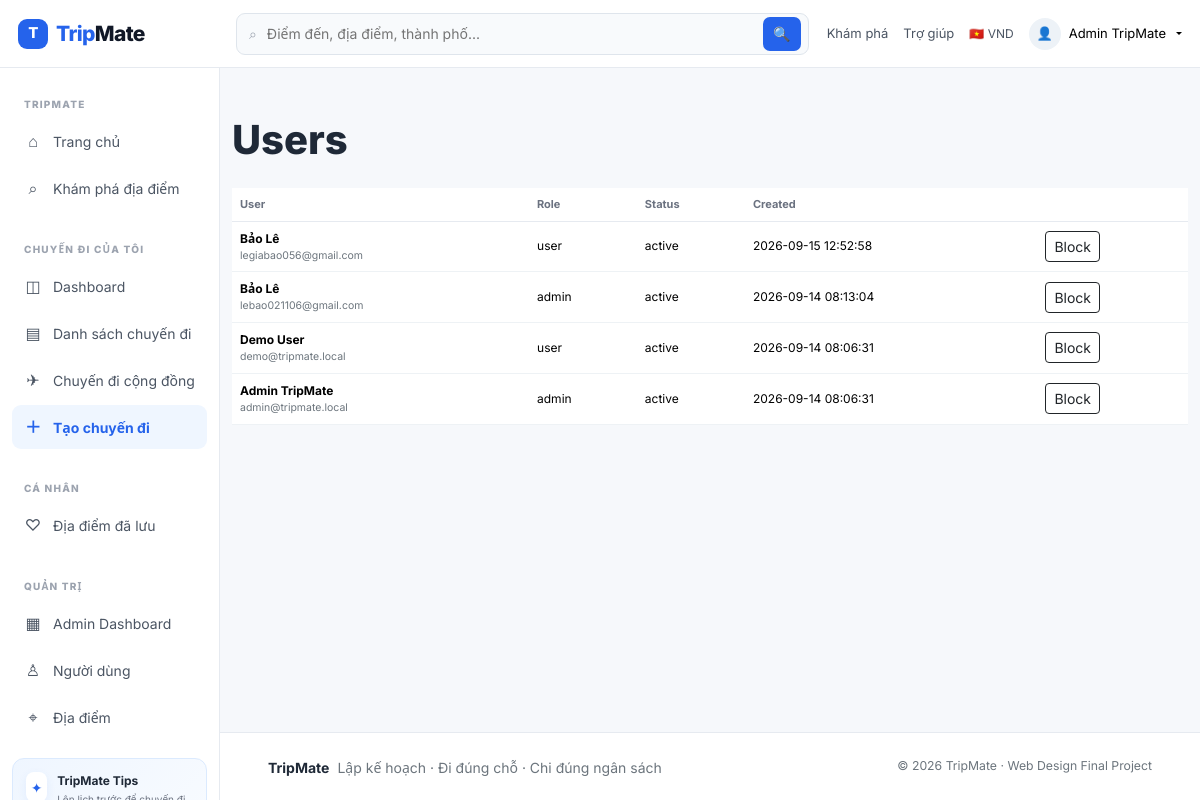
The page /admin/users.php (signed in) on the database its author committed.
### tables this page shows
CREATE TABLE `users` (
  `id` int(10) UNSIGNED NOT NULL,
  `full_name` varchar(100) NOT NULL,
  `email` varchar(150) NOT NULL,
  `password_hash` varchar(255) NOT NULL,
  `role` enum('user','admin') NOT NULL DEFAULT 'user',
  `status` enum('active','blocked') NOT NULL DEFAULT 'active',
  `created_at` timestamp NOT NULL DEFAULT current_timestamp()
);

### includes/helpers.php (called while the page is built, shortened)
<?php
function base_url(string $path = ''): string {
    $projectRoot = '/webchuyendi';
    return $projectRoot . '/' . ltrim($path, '/');
}
function e($v): string { return htmlspecialchars((string)$v, ENT_QUOTES, 'UTF-8'); }

### admin/users.php (the view)
<?php session_start();require __DIR__.'/../config/database.php';require __DIR__.'/../includes/helpers.php';require_admin();if($_SERVER['REQUEST_METHOD']==='POST'){verify_csrf();$id=(int)$_POST['id'];$status=$_POST['status']==='blocked'?'blocked':'active';$pdo->prepare('UPDATE users SET status=? WHERE id=? AND id<>?')->execute([$status,$id,$_SESSION['user']['id']]);flash('success','Đã cập nhật trạng thái.');redirect('admin/users.php');}$rows=$pdo->query('SELECT id,full_name,email,role,status,created_at FROM users ORDER BY id DESC')->fetchAll();$pageTitle='Admin · Users';include __DIR__.'/../includes/header.php';show_flash();?><div class="container py-5"><h1 class="fw-800">Users</h1><div class="table-responsive mt-4"><table class="table align-middle"><thead><tr><th>User</th><th>Role</th><th>Status</th><th>Created</th><th></th></tr></thead><tbody><?php foreach($rows as $r): ?><tr><td><strong><?= e($r['full_name']) ?></strong><div class="small text-secondary"><?= e($r['email']) ?></div></td><td><?= e($r['role']) ?></td><td><?= e($r['status']) ?></td><td><?= e($r['created_at']) ?></td><td><form method="post" class="d-flex gap-2"><input type="hidden" name="csrf" value="<?= e(csrf_token()) ?>"><input type="hidden" name="id" value="<?= $r['id'] ?>"><input type="hidden" name="status" value="<?= $r['status']==='active'?'blocked':'active' ?>"><button class="btn btn-sm btn-outline-dark"><?= $r['status']==='active'?'Block':'Activate' ?></button></form></td></tr><?php endforeach; ?></tbody></table></div></div><?php include __DIR__.'/../includes/footer.php'; ?>

### includes/navbar.php (shortened to what this page needs)
<header class="topbar">
  <div class="topbar-left">
    <a class="brand" href="<?= base_url('index.php') ?>"><span class="brand-mark">T</span><span>Trip<span>Mate</span></span></a>
  </div>
  <form class="top-search" action="<?= base_url('locations/index.php') ?>" method="get">
    <span>⌕</span>
    <input name="q" placeholder="Điểm đến, địa điểm, thành phố..." aria-label="Tìm kiếm">
    <button aria-label="Tìm kiếm">🔍</button>
  </form>
  <div class="top-actions">
    <a class="top-link d-none d-xl-inline" href="<?= base_url('locations/index.php') ?>">Khám phá</a>
    <a class="top-link d-none d-xl-inline" href="#">Trợ giúp</a>
    <span class="currency-pill d-none d-md-inline">🇻🇳 VND</span>
    <?php if ($currentUser): ?>
      <div class="dropdown">
        <button class="profile-chip dropdown-toggle" data-bs-toggle="dropdown"><span class="avatar">👤</span><?= e($currentUser['name']) ?></button>
      </div>
    <?php else: ?>
      <a class="top-login" href="<?= base_url('login.php') ?>">Đăng nhập</a>
      <a class="btn btn-primary btn-sm rounded-3 px-3" href="<?= base_url('register.php') ?>">Đăng ký</a>
    <?php endif; ?>
  </div>
</header>
<aside class="sidebar">
  <div class="sidebar-section">
    <div class="sidebar-title">TRIPMATE</div>
    <a class="side-link" href="<?= base_url('index.php') ?>"><span>⌂</span>Trang chủ</a>
    <a class="side-link" href="<?= base_url('locations/index.php') ?>"><span>⌕</span>Khám phá địa điểm</a>
  </div>
  <?php if ($currentUser): ?>
  <div class="sidebar-section">
    <div class="sidebar-title">CHUYẾN ĐI CỦA TÔI</div>
    <a class="side-link" href="<?= base_url('user/dashboard.php') ?>"><span>◫</span>Dashboard</a>
    <a class="side-link" href="<?= base_url('user/trips.php') ?>"><span>▤</span>Danh sách chuyến đi</a>
    <a class="side-link" href="<?= base_url('user/public-trips.php') ?>"><span>✈</span>Chuyến đi cộng đồng</a>
    <a class="side-link side-link-primary" href="<?= base_url('user/trip-create.php') ?>"><span>＋</span>Tạo chuyến đi</a>
  </div>
  <div class="sidebar-section">
    <div class="sidebar-title">CÁ NHÂN</div>
    <a class="side-link" href="<?= base_url('user/favorites.php') ?>"><span>♡</span>Địa điểm đã lưu</a>
  </div>
  <?php if ($isAdmin): ?>
  <div class="sidebar-section">
    <div class="sidebar-title">QUẢN TRỊ</div>
    <a class="side-link" href="<?= base_url('admin/dashboard.php') ?>"><span>▦</span>Admin Dashboard</a>
    <a class="side-link" href="<?= base_url('admin/users.php') ?>"><span>♙</span>Người dùng</a>
    <a class="side-link" href="<?= base_url('admin/locations.php') ?>"><span>⌖</span>Địa điểm</a>
  </div>
  <?php endif; ?>
  <?php endif; ?>
  <div class="sidebar-bottom">
    <div class="side-help"><div class="side-help-icon">✦</div><div><strong>TripMate Tips</strong><small>Lên lịch trước để chuyến đi nhẹ đầu hơn.</small></div></div>
  </div>
</aside>

### assets/css/style.css (style rules this page uses)
:root { --blue:#2563eb;--blue-2:#1d4ed8;--blue-soft:#eff6ff;--ink:#1f2937;--muted:#6b7280; --line:#e6eaf0;--bg:#f6f8fb;--white:#fff;--success:#0f9d74;--warning:#f59e0b; --shadow:0 10px 30px rgba(31,41,55,.08); }
* { box-sizing:border-box }
html { scroll-behavior:smooth }
body { margin:0;color:var(--ink);background:var(--bg);font-family:Inter,system-ui,-apple-system,sans-serif;font-size:14px }
.fw-800 { font-weight:800 }
.topbar { position:fixed;top:0;left:0;right:0;height:68px;background:#fff;border-bottom:1px solid var(--line);display:flex;align-items:center;z-index:1040;padding:0 18px;gap:18px }
.topbar-left { display:flex;align-items:center;gap:12px;min-width:240px }
.brand { display:inline-flex;align-items:center;gap:8px;font-size:21px;font-weight:800;color:#2563eb;text-decoration:none;letter-spacing:-.03em }
.brand>span:last-child span { color:#111827 }
.brand-mark { width:30px;height:30px;background:var(--blue);color:#fff;border-radius:9px;display:grid;place-items:center;font-size:15px }
.top-search { flex:1;max-width:680px;height:42px;border:1px solid #dfe5ec;border-radius:9px;display:flex;align-items:center;background:#f8fafc;padding:0 7px 0 12px;color:#9ca3af }
.top-search input { border:0;outline:0;background:transparent;flex:1;padding:0 10px;font-size:14px }
.top-search button { width:38px;height:34px;border:0;background:var(--blue);color:#fff;border-radius:7px }
.top-actions { margin-left:auto;display:flex;align-items:center;gap:15px }
.top-link,.top-login { color:#4b5563;text-decoration:none;font-size:13px }
.currency-pill { font-size:12px;color:#4b5563 }
.profile-chip { border:0;background:#fff;display:flex;align-items:center;gap:8px;font-size:13px;padding:6px 0 }
.profile-chip:after { margin-left:2px }
.avatar { width:32px;height:32px;border-radius:50%;display:grid;place-items:center;background:#edf2f7 }
.sidebar { position:fixed;top:68px;left:0;bottom:0;width:240px;background:#fff;border-right:1px solid var(--line);z-index:1030;padding:16px 12px;display:flex;flex-direction:column }
.sidebar-section { padding:3px 0 16px }
.sidebar-title { font-size:10px;font-weight:800;color:#9ca3af;letter-spacing:.12em;padding:10px 12px 7px }
.side-link { display:flex;align-items:center;gap:11px;padding:10px 12px;border-radius:9px;color:#4b5563;text-decoration:none;margin-bottom:3px }
.side-link span { width:18px;text-align:center;font-size:16px }
.side-link-primary { color:var(--blue);font-weight:700;background:var(--blue-soft) }
.sidebar-bottom { margin-top:auto }
.side-help { background:linear-gradient(135deg,#eff6ff,#f8fbff);border:1px solid #dbeafe;border-radius:12px;padding:13px;display:flex;gap:10px }
.side-help-icon { width:30px;height:30px;border-radius:8px;background:#fff;color:var(--blue);display:grid;place-items:center;box-shadow:0 3px 10px rgba(37,99,235,.08) }
.side-help strong { font-size:12px;display:block }
.side-help small { color:#6b7280;font-size:10px;line-height:1.4;display:block;margin-top:2px }
.table>thead th { font-size:11px;color:#6b7280;font-weight:700;border-bottom-color:var(--line) }
.table>tbody td { font-size:12px;border-bottom-color:#eef2f5 }
@media (max-width:1200px) { .topbar-left { min-width:200px } }
@media (max-width:1200px) { .sidebar { width:220px } }

### rows shown on the page
users: full_name "Admin TripMate", email "admin@tripmate.local", role "admin", status "active", created_at "2026-09-14 08:06:31", shows "Block"
users: full_name "Bảo Lê", email "legiabao056@gmail.com", role "user", status "active", created_at "2026-09-15 12:52:58", shows "Block"
users: full_name "Bảo Lê", email "lebao021106@gmail.com", role "admin", status "active", created_at "2026-09-14 08:13:04", shows "Block"
users: full_name "Demo User", email "demo@tripmate.local", role "user", status "active", created_at "2026-09-14 08:06:31", shows "Block"
